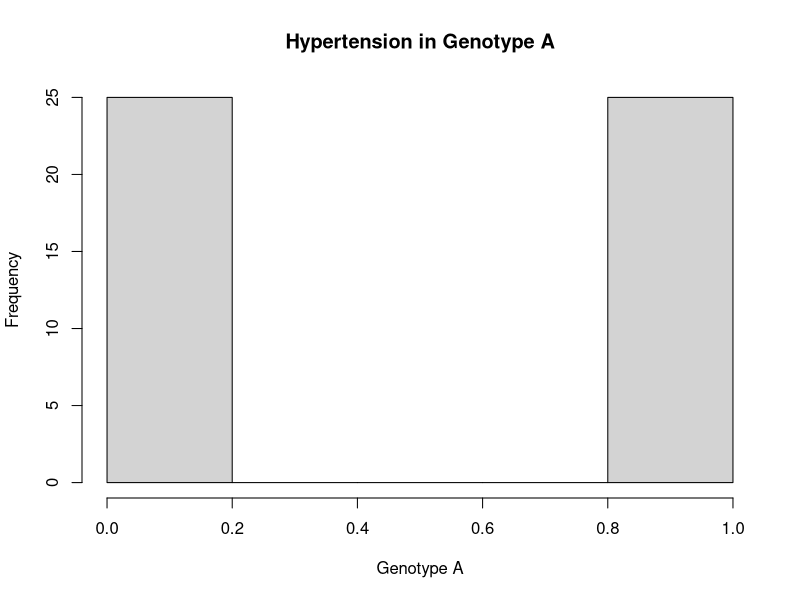
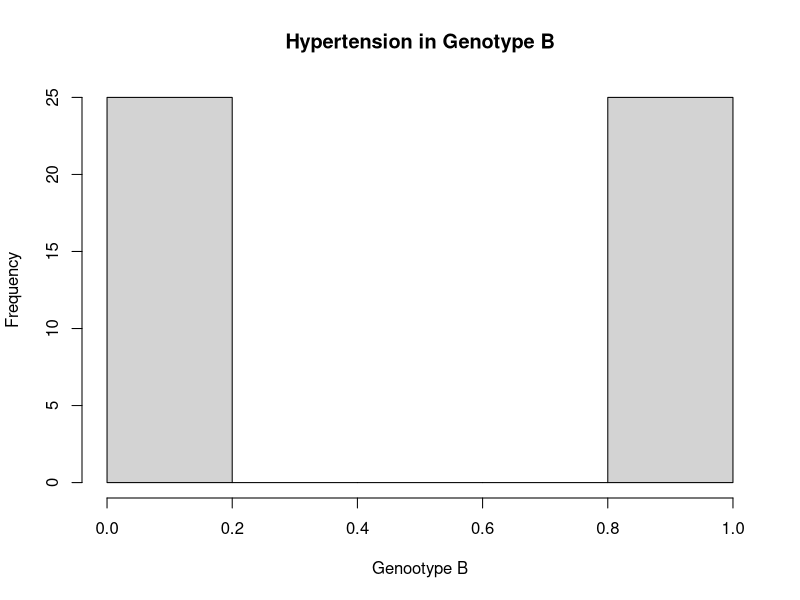

Here is the R script that generated these plots, in order:
## ---- chunk 1
sex.thumb <- matrix(c(38,60,16,41), ncol=2, nrow=2)

## ---- chunk 2
st.test <- chisq.test(sex.thumb)
print(st.test)
## ---- chunk 3
hand.thumb <- matrix(c(41,94,8,6), ncol=2, nrow=2)
## ---- chunk 4
ht.test <- chisq.test(hand.thumb)
print(ht.test)
## ---- chunk 5
eels <- matrix(c(127,99,264,116,67,161), ncol=2, nrow=3)
## ---- chunk 6
eel.test <- chisq.test(eels)
print(eel.test)
## ---- chunk 7
patients <- 50
p.genA <- 0.5
p.genB <- 0.5
dist.genA <- rbinom(patients, 1, p.genA)
dist.genB <- rbinom(patients, 1, p.genB)
hist(dist.genA, main="Hypertension in Genotype A", xlab="Genotype A")
hist(dist.genB, main="Hypertension in Genotype B", xlab="Genootype B")
hypertension.data <- matrix(c(table(dist.genA),table(dist.genB)),nrow=2,ncol=2)
print(chisq.test(hypertension.data))

## ---- chunk 8
N <- 100
p.vec <- rep(NA, N)
a <- 0.1
b <- 0.05
for (i in 1:N) {
dist.genA <- rbinom(patients, 1, p.genA)
dist.genB <- rbinom(patients, 1, p.genB)
hypertension.data <- matrix(c(table(dist.genA),table(dist.genB)),nrow=2,ncol=2)
test.output <- chisq.test(hypertension.data)
p.vec[i] <- test.output$p.value
}
print(sum(p.vec<a))
print(sum(p.vec<b))
## ---- chunk 9
p.genA2 <- 0.4
p.genB2 <- 0.6
p.vec2 <- rep(NA,100)
for (i in 1:N) {
dist.genA2 <- rbinom(patients, 1, p.genA2)
dist.genB2 <- rbinom(patients, 1, p.genB2)
hypertension.data2 <- matrix(c(table(dist.genA2),table(dist.genB2)),nrow=2,ncol=2)
test.output <- chisq.test(hypertension.data2)
p.vec2[i] <- test.output$p.value
}
print(sum(p.vec2<a))
print(sum(p.vec2<b))

## ---- chunk 10
p.genA3 <- 0.2
p.genB3 <- 0.8
p.vec3 <- rep(NA,100)
for (i in 1:N) {
dist.genA3 <- rbinom(patients, 1, p.genA3)
dist.genB3 <- rbinom(patients, 1, p.genB3)
hypertension.data3 <- matrix(c(table(dist.genA3),table(dist.genB3)),nrow=2,ncol=2)
test.output <- chisq.test(hypertension.data3)
p.vec3[i] <- test.output$p.value
}
print(sum(p.vec3<a))
print(sum(p.vec3<b))
